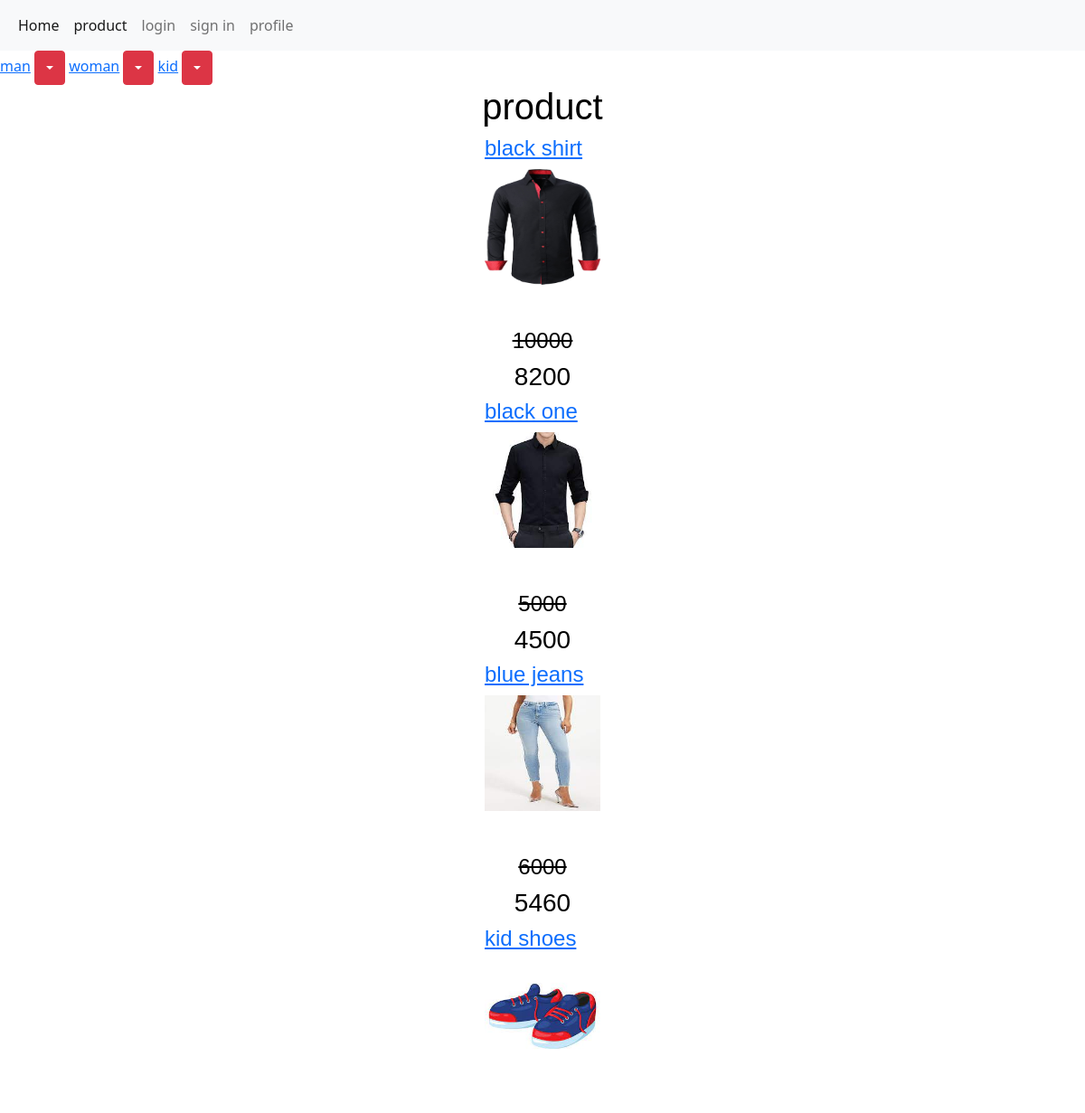
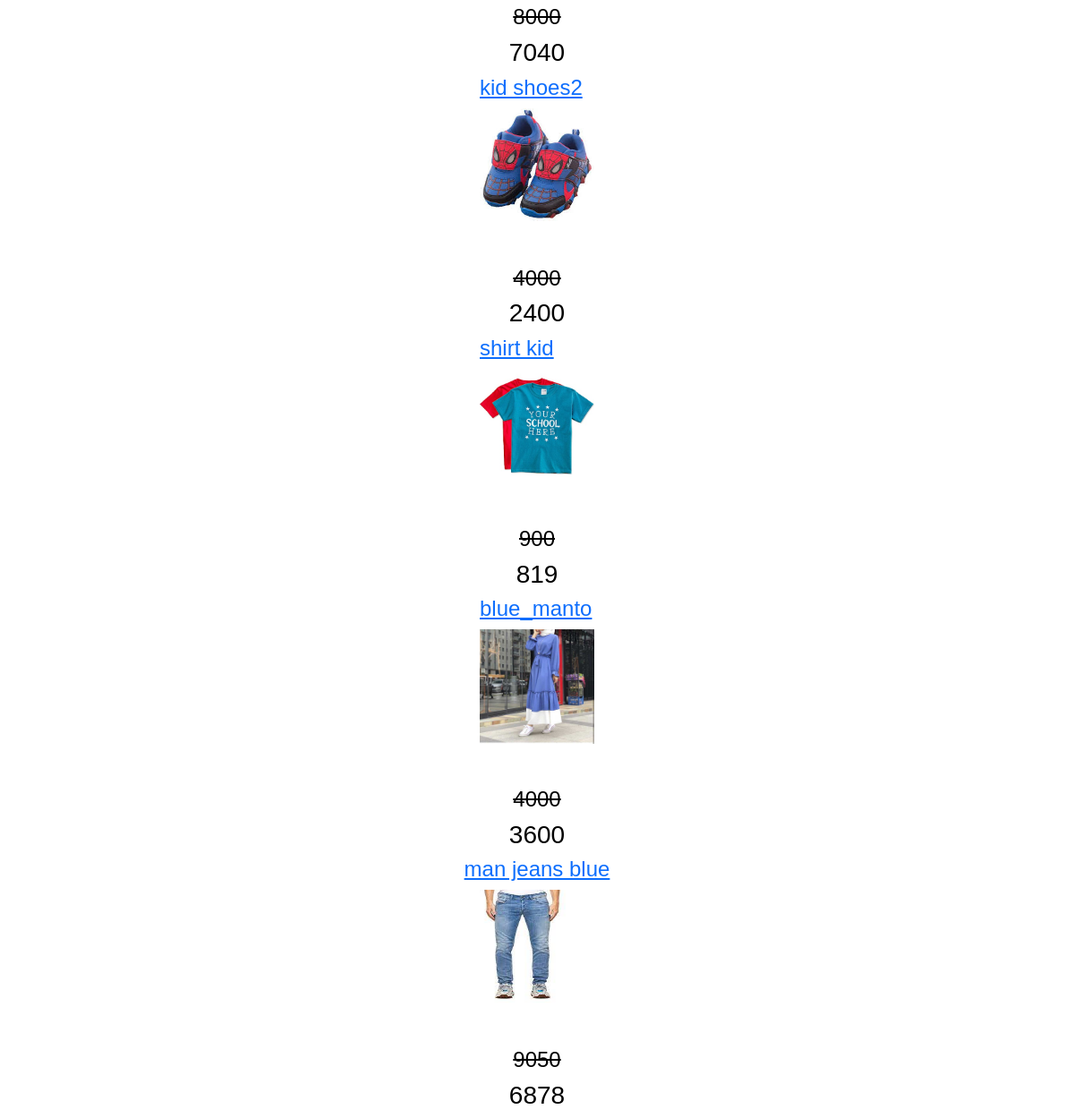
The app's page /product/ with its own data (2 pictures, top to bottom).
### home/models.py (models this page shows, shortened)
class Category(models.Model):
    name = models.CharField(max_length=200)
    create = models.DateTimeField(auto_now_add=True)
    update = models.DateTimeField(auto_now=True)
    slug = models.SlugField(allow_unicode = True,unique= True,null=True,blank = True)
    image = models.ImageField(upload_to='Category',null=True, blank=True)
    sub_category = models.ForeignKey(
        'self', on_delete=models.CASCADE, null=True, blank=True, related_name='sub')
    sub_cat = models.BooleanField(default=False)
    def get_absolute_url(self):
        return reverse("home:category", args=[self.slug,self.id])

class Product(models.Model):
    Category = models.ManyToManyField(Category, blank=True)
    VARIANT = (('None', 'none'),
               ('Size', 'size'),
               ('Color', 'color'),
    )
    name = models.CharField(max_length=200)
    amount = models.PositiveIntegerField()
    unit_price = models.PositiveIntegerField()
    discount = models.PositiveIntegerField()
    total_price = models.PositiveIntegerField(blank=True, null=True)
    information = models.TextField(blank=True, null=True)
    create = models.DateTimeField(auto_now_add=True)
    update = models.DateTimeField(auto_now=True)
    status = models.CharField(
        max_length=200, blank=True, null=True, choices=VARIANT)
    image = models.ImageField(upload_to='product')
    available = models.BooleanField(default=True)
    slug = models.SlugField(allow_unicode = True,unique= True,null=True,blank = True)
    def get_absolute_url(self):
        return reverse('home:detail', args=[self.slug,self.id])
    @property
    def total_price(self):
        if not self.discount:
            return self.unit_price
        elif self.discount:
            total = (self.discount*self.unit_price)/100
            return int(self.unit_price - total)
        return self.total_price

### home/views.py (the view)
# urls.py: path('product/',views.all_product,name = 'product'),
def all_product(request,slug=None ,id=None):
    products = Product.objects.all()
    category = Category.objects.filter(sub_cat=False)
    if slug and id:
        data = get_object_or_404(Category,slug=slug,id=id)
        products = products.filter(Category=data)
    return render(request, 'product.html', {'products': products, 'category': category})

### home/templates/product.html (shortened to what this page needs)
{% extends 'main.html' %} {% block title %}product{% endblock %} {% block body%}
<body style="background-color: white">
  {% for data in category %}
  <a href="{{data.get_absolute_url}}">{{data.name}}</a>
  <div class="btn-group">
    <button
      type="button"
      class="btn btn-danger dropdown-toggle"
      data-toggle="dropdown"
      aria-haspopup="true"
      aria-expanded="false"
    ></button>
  </div>
  {% endfor %}
  <div
    style="
      font-family: sans-serif;
      color: black;
      font-size: 2rem;
      display: flex;
      align-items: center;
      flex-direction: column;
    "
  >
    <h1>product</h1>
    {% for product in products %}
    <a href="{{product.get_absolute_url}}">
      <h1 style="font-size: 1.5rem">{{product.name}}</h1>
      <img
        style="width: 8rem; height: 8rem"
        src="{{product.image.url}}"
        style="width =50px;height = 50px; "
      />
    </a>
    <br />
    {% if product.discount %}
    <h4 style="text-decoration: line-through">{{product.unit_price}}</h4>
    <h3>{{product.total_price}}</h3>
    {% else %}
    <h3>{{product.total_price}}</h3>
    {% endif %} {% endfor %}
  </div>
</body>
{% endblock %}

### records on screen
Category: name "man"
Category: name "woman"
Category: name "kid"
Product: name "black shirt", image (picture), unit_price "10000", total_price "8200"
Product: name "black one", image (picture), unit_price "5000", total_price "4500"
Product: name "blue jeans", image (picture), unit_price "6000", total_price "5460"
Product: name "kid shoes", image (picture), unit_price "8000", total_price "7040"
Product: name "kid shoes2", image (picture), unit_price "4000", total_price "2400"
Product: name "shirt kid", image (picture), unit_price "900", total_price "819"
Product: name "blue_manto", image (picture), unit_price "4000", total_price "3600"
Product: name "man jeans blue", image (picture), unit_price "9050", total_price "6878"
